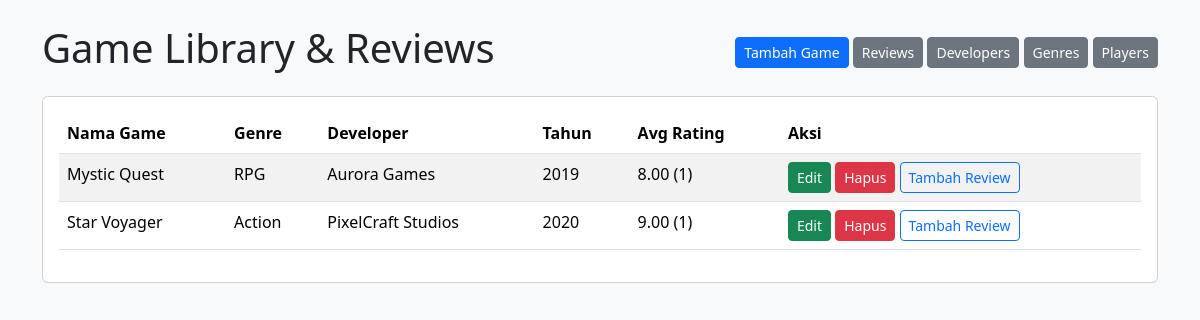
The page / on the database its author committed.
### tables this page shows
CREATE TABLE IF NOT EXISTS game (
  id_game INT AUTO_INCREMENT PRIMARY KEY,
  nama_game VARCHAR(150) NOT NULL,
  tahun_rilis INT,
  id_genre INT,
  id_developer INT,
  FOREIGN KEY (id_genre) REFERENCES genre(id_genre) ON DELETE SET NULL,
  FOREIGN KEY (id_developer) REFERENCES developer(id_developer) ON DELETE SET NULL
);

CREATE TABLE IF NOT EXISTS genre (
  id_genre INT AUTO_INCREMENT PRIMARY KEY,
  nama_genre VARCHAR(100) NOT NULL
);

CREATE TABLE IF NOT EXISTS developer (
  id_developer INT AUTO_INCREMENT PRIMARY KEY,
  nama_developer VARCHAR(100) NOT NULL,
  negara VARCHAR(100)
);

### config/Database.php (called while the page is built)
<?php
class Database {
    private static $host = '127.0.0.1';
    private static $db   = 'db_game_review';
    private static $user = 'root';
    private static $pass = '';
    private static $charset = 'utf8mb4';
    private static $pdo = null;
    public static function connect(){
        if(self::$pdo === null){
            $dsn = "mysql:host=" . self::$host . ";dbname=" . self::$db . ";charset=" . self::$charset;
            $opt = [
                PDO::ATTR_ERRMODE => PDO::ERRMODE_EXCEPTION,
                PDO::ATTR_DEFAULT_FETCH_MODE => PDO::FETCH_ASSOC,
            ];
            try{
                self::$pdo = new PDO($dsn, self::$user, self::$pass, $opt);
            }catch(PDOException $e){
                die('Koneksi gagal: ' . $e->getMessage());
            }
        }
        return self::$pdo;
    }
}
?>

### class/Game.php (called while the page is built, shortened)
<?php
require_once __DIR__ . '/../config/Database.php';
class Game {
    private $pdo;
    public function __construct(){
        $this->pdo = Database::connect();
    }
    public function getAllWithJoin(){
        $sql = 'SELECT g.*, gen.nama_genre, d.nama_developer
                FROM game g
                LEFT JOIN genre gen ON g.id_genre = gen.id_genre
                LEFT JOIN developer d ON g.id_developer = d.id_developer
                ORDER BY g.id_game DESC';
        $stmt = $this->pdo->query($sql);
        return $stmt->fetchAll();
    }
}
?>

### index.php (the view, shortened to what this page needs)
<?php
require_once 'class/Game.php';
$game = new Game();
$games = $game->getAllWithJoin();
$avgStmt = Database::connect()->query('SELECT id_game, AVG(rating) as avg_rating, COUNT(*) as cnt FROM review GROUP BY id_game');
$avgs = [];
foreach($avgStmt->fetchAll() as $r){
    $avgs[$r['id_game']] = $r;
}
?>
<!doctype html>
<html>
<head>
  <link href="https://cdn.jsdelivr.net/npm/bootstrap@5.3.2/dist/css/bootstrap.min.css" rel="stylesheet">
</head>
<body class="bg-light">
<div class="container py-4">
  <div class="d-flex justify-content-between align-items-center mb-3">
    <h1>Game Library & Reviews</h1>
    <div>
      <a class="btn btn-sm btn-primary" href="view/game/create.php">Tambah Game</a>
      <a class="btn btn-sm btn-secondary" href="view/review/index.php">Reviews</a>
      <a class="btn btn-sm btn-secondary" href="view/developer/index.php">Developers</a>
      <a class="btn btn-sm btn-secondary" href="view/genre/index.php">Genres</a>
      <a class="btn btn-sm btn-secondary" href="view/player/index.php">Players</a>
    </div>
  </div>
  <div class="card">
    <div class="card-body">
      <?php if(!$games): ?>
        <p class="text-muted">Belum ada game. Tambah dulu!</p>
      <?php else: ?>
      <table class="table table-striped">
        <thead>
          <tr>
            <th>Nama Game</th>
            <th>Genre</th>
            <th>Developer</th>
            <th>Tahun</th>
            <th>Avg Rating</th>
            <th>Aksi</th>
          </tr>
        </thead>
        <tbody>
        <?php foreach($games as $g): ?>
          <tr>
            <td><?=htmlspecialchars($g['nama_game'])?></td>
            <td><?=htmlspecialchars($g['nama_genre'] ?? '-')?></td>
            <td><?=htmlspecialchars($g['nama_developer'] ?? '-')?></td>
            <td><?=htmlspecialchars($g['tahun_rilis'])?></td>
            <td>
              <?php
                $avg = $avgs[$g['id_game']]['avg_rating'] ?? null;
                if($avg !== null) echo number_format($avg,2).' ('.$avgs[$g['id_game']]['cnt'].')';
                else echo '-';
              ?>
            </td>
            <td>
              <a class="btn btn-sm btn-success" href="view/game/edit.php?id=<?=$g['id_game']?>">Edit</a>
              <a class="btn btn-sm btn-danger" href="view/game/delete.php?id=<?=$g['id_game']?>" onclick="return confirm('Hapus game ini?')">Hapus</a>
              <a class="btn btn-sm btn-outline-primary" href="view/review/create.php?game=<?=$g['id_game']?>">Tambah Review</a>
            </td>
          </tr>
        <?php endforeach; ?>
        </tbody>
      </table>
      <?php endif; ?>
    </div>
  </div>
</div>
</body>
</html>

### rows shown on the page
game: nama_game "Mystic Quest", id_genre.nama_genre "RPG", id_developer.nama_developer "Aurora Games", tahun_rilis "2019", avg "8.00", cnt "1"
game: nama_game "Star Voyager", id_genre.nama_genre "Action", id_developer.nama_developer "PixelCraft Studios", tahun_rilis "2020", avg "9.00", id_game "1"
